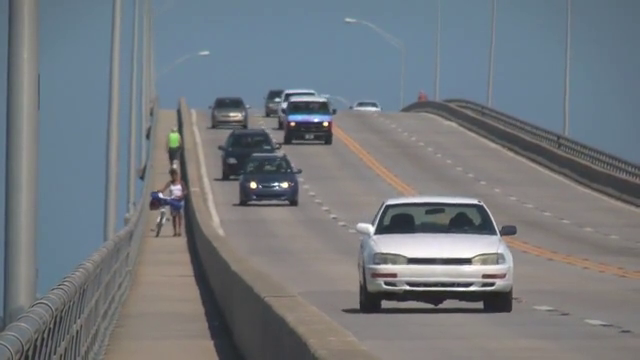
#> input picture frame 91 of videos/slow_traffic_small.mp4, 640 x 360 px
$ python meanshift.py
#> lines starting #> are read from the running program, lines starting #| are printed output that depends on the picture; after the words box and inside, x2 and y2 are one past the last pixel; in counts of white or black regions, pixels touching at a corner belong together
import cv2
import numpy as np

cap = cv2.VideoCapture('slow_traffic_small.mp4')
# take first frame of the video
ret,frame = cap.read()
#> frame is the input picture: shape (360, 640, 3); mean B, G, R 126.6, 121.2, 115.7
# setup initial location of window
#x, y, w, h = 300, 200, 100, 50 # simply hardcoded the values
x, y, w, h = 156, 175, 35, 60
track_window = (x, y, w, h)
# set up the ROI for tracking
roi = frame[y:y+h, x:x+w]
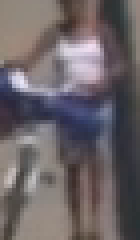
#> roi: shape (60, 35, 3) (shown 4 times larger); mean B, G, R 103, 99.6, 107.3
hsv_roi = cv2.cvtColor(roi, cv2.COLOR_BGR2HSV)
#> hsv_roi: shape (60, 35, 3); mean H, S, V 73.3, 38.5, 112.3
mask = cv2.inRange(hsv_roi, np.array((0., 60.,32.)), np.array((180.,255.,255.)))
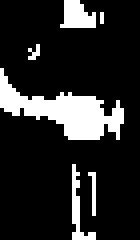
#> mask: shape (60, 35) (shown 4 times larger); 15.9% white; 6 white regions (3 under 20 px), largest, box (x1, y1, x2, y2) and area: (0, 17, 31, 35) 228, (15, 0, 24, 7) 46, (18, 41, 24, 60) 38
roi_hist = cv2.calcHist([hsv_roi],[0],mask,[180],[0,180])
#> roi_hist = 180 values, max 46 at index 116, min 0 at index 0, mean 1.86
cv2.normalize(roi_hist,roi_hist,0,255,cv2.NORM_MINMAX)
# Setup the termination criteria, either 10 iteration or move by atleast 1 pt
term_crit = ( cv2.TERM_CRITERIA_EPS | cv2.TERM_CRITERIA_COUNT, 10, 1 )
while(1):
	ret, frame = cap.read()
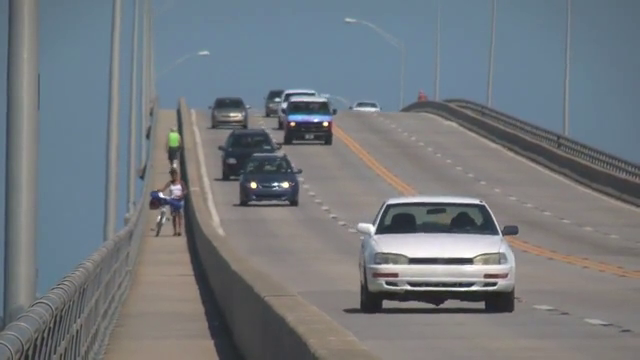
#> input picture frame 92 of videos/slow_traffic_small.mp4, 640 x 360 px
#> frame is the input picture: shape (360, 640, 3); mean B, G, R 126.3, 121.1, 115.4
	if ret == True:
		hsv = cv2.cvtColor(frame, cv2.COLOR_BGR2HSV)
#> hsv: shape (360, 640, 3); mean H, S, V 67.5, 39.8, 131.5
		dst = cv2.calcBackProject([hsv],[0],roi_hist,[0,180],1)
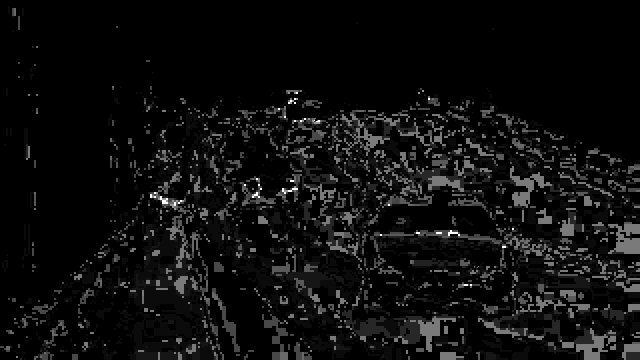
#> dst: shape (360, 640); min 0, max 255, mean 13.9
		# apply meanshift to get the new location
		ret, track_window = cv2.meanShift(dst, track_window, term_crit)
#> ret = 3; track_window = (153, 175, 35, 60)
		# Draw it on image
		x,y,w,h = track_window
#> x = 153; y = 175; w = 35; h = 60
		img2 = cv2.rectangle(frame, (x,y), (x+w,y+h), 255,2)
		cv2.imshow('img2',img2)
		k = cv2.waitKey(30) & 0xff
#> (key Esc is pressed here)
		if k == 27:
			break
	else:
		break

cv2.destroyAllWindows()

$ run again, starting later in the video
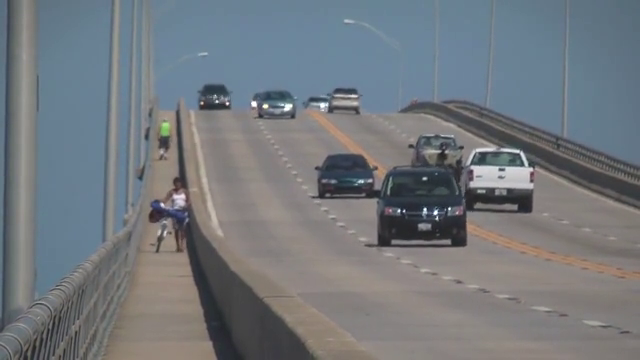
#> input picture frame 731 of videos/slow_traffic_small.mp4, 640 x 360 px
#> frame is the input picture: shape (360, 640, 3); mean B, G, R 125.5, 120.3, 115.1
#> hsv_roi: shape (60, 35, 3); mean H, S, V 85.7, 40.4, 115.7
#> `mask = cv2.inRange(hsv_roi, np.array((0., 60.,32.)), np.array((180.,25..`:
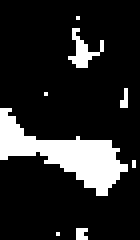
#> mask: shape (60, 35) (shown 4 times larger); 15.4% white; 8 white regions (6 under 20 px), largest, box (x1, y1, x2, y2) and area: (0, 27, 32, 49) 268, (17, 7, 26, 17) 35
#> roi_hist = 180 values, max 58 at index 116, min 0 at index 9, mean 1.79
#> hsv: shape (360, 640, 3); mean H, S, V 65.1, 40, 130.7
#> `dst = cv2.calcBackProject([hsv],[0],roi_hist,[0,180],1)`:
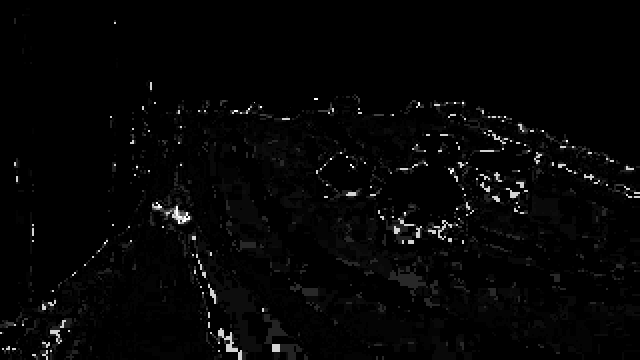
#> dst: shape (360, 640); min 0, max 255, mean 5.2
#> ret = 5; track_window = (161, 186, 35, 60)
#> x = 161; y = 186; w = 35; h = 60
